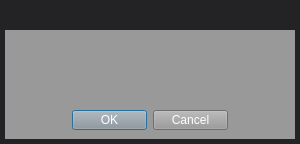
<?xml version="1.0" encoding="UTF-8"?>
<ui version="4.0">
 <class>MyMessageBoxUI</class>
 <widget class="QDialog" name="MyMessageBoxUI">
  <property name="geometry">
   <rect>
    <x>0</x>
    <y>0</y>
    <width>300</width>
    <height>144</height>
   </rect>
  </property>
  <property name="windowTitle">
   <string>ButelLive</string>
  </property>
  <property name="styleSheet">
   <string notr="true">background-color: rgba(35, 35, 37,255);
border-image: url(:/images/xxx_bg.png);</string>
  </property>
  <layout class="QGridLayout" name="gridLayout_2">
   <property name="leftMargin">
    <number>5</number>
   </property>
   <property name="topMargin">
    <number>0</number>
   </property>
   <property name="rightMargin">
    <number>5</number>
   </property>
   <property name="bottomMargin">
    <number>5</number>
   </property>
   <property name="verticalSpacing">
    <number>0</number>
   </property>
   <item row="1" column="0">
    <widget class="QWidget" name="widget" native="true">
     <property name="styleSheet">
      <string notr="true">background-color: rgb(153, 153, 153);</string>
     </property>
     <layout class="QGridLayout" name="gridLayout">
      <item row="0" column="0">
       <layout class="QVBoxLayout" name="verticalLayout">
        <item>
         <widget class="QLabel" name="m_pLabelShowInfo">
          <property name="styleSheet">
           <string notr="true">color: rgb(255, 255, 255);
font: 75 11pt &quot;微软雅黑&quot;;</string>
          </property>
          <property name="text">
           <string/>
          </property>
          <property name="alignment">
           <set>Qt::AlignCenter</set>
          </property>
         </widget>
        </item>
        <item>
         <layout class="QHBoxLayout" name="horizontalLayout">
          <item>
           <spacer name="horizontalSpacer">
            <property name="orientation">
             <enum>Qt::Horizontal</enum>
            </property>
            <property name="sizeHint" stdset="0">
             <size>
              <width>40</width>
              <height>20</height>
             </size>
            </property>
           </spacer>
          </item>
          <item>
           <widget class="QPushButton" name="m_pBtnOk">
            <property name="minimumSize">
             <size>
              <width>75</width>
              <height>20</height>
             </size>
            </property>
            <property name="maximumSize">
             <size>
              <width>75</width>
              <height>20</height>
             </size>
            </property>
            <property name="styleSheet">
             <string notr="true">color: rgb(255, 255, 255);
border-image: url(:/images/btn_back.png);</string>
            </property>
            <property name="text">
             <string>OK</string>
            </property>
           </widget>
          </item>
          <item>
           <widget class="QPushButton" name="m_pBtnCancel">
            <property name="minimumSize">
             <size>
              <width>75</width>
              <height>20</height>
             </size>
            </property>
            <property name="maximumSize">
             <size>
              <width>75</width>
              <height>20</height>
             </size>
            </property>
            <property name="styleSheet">
             <string notr="true">color: rgb(255, 255, 255);
border-image: url(:/images/btn_back.png);</string>
            </property>
            <property name="text">
             <string>Cancel</string>
            </property>
           </widget>
          </item>
          <item>
           <spacer name="horizontalSpacer_2">
            <property name="orientation">
             <enum>Qt::Horizontal</enum>
            </property>
            <property name="sizeHint" stdset="0">
             <size>
              <width>40</width>
              <height>20</height>
             </size>
            </property>
           </spacer>
          </item>
         </layout>
        </item>
       </layout>
      </item>
     </layout>
    </widget>
   </item>
   <item row="0" column="0">
    <widget class="TitleBar" name="m_pTitleLbl" native="true">
     <property name="sizePolicy">
      <sizepolicy hsizetype="Preferred" vsizetype="Maximum">
       <horstretch>0</horstretch>
       <verstretch>0</verstretch>
      </sizepolicy>
     </property>
     <property name="minimumSize">
      <size>
       <width>0</width>
       <height>30</height>
      </size>
     </property>
     <property name="maximumSize">
      <size>
       <width>16777215</width>
       <height>30</height>
      </size>
     </property>
    </widget>
   </item>
  </layout>
 </widget>
 <customwidgets>
  <customwidget>
   <class>TitleBar</class>
   <extends>QWidget</extends>
   <header location="global">titlebar.h</header>
   <container>1</container>
  </customwidget>
 </customwidgets>
 <resources/>
 <connections/>
</ui>
